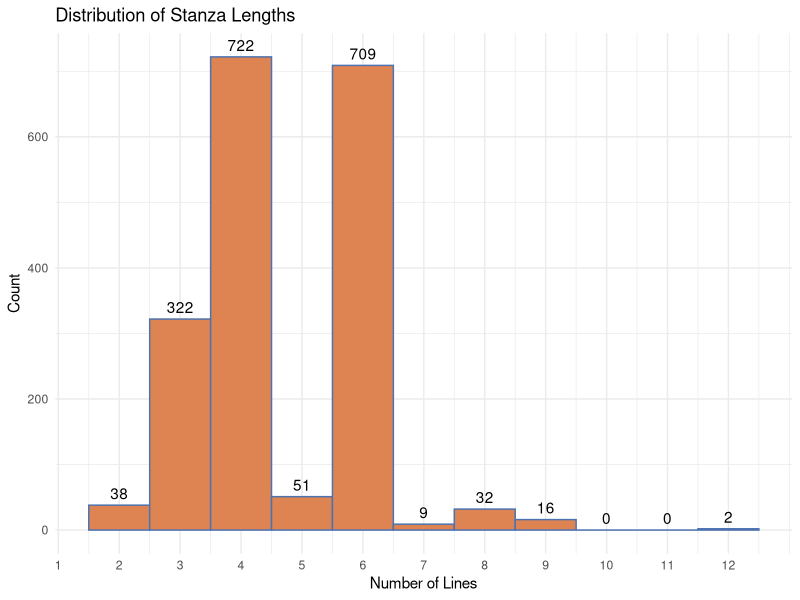

The R script that drew this image:
# Statistical Data Science
# Seminar 2-3

# Install necessary packages ----
# (Uncomment the next two lines if the packages are not already installed)
# install.packages('tidyverse')
# install.packages('writexl')

# Load necessary libraries ----
library(tidyverse)
library(writexl)

# Load the data ----
ballads_corpus <- read_csv2("ballads_corpus_Khmelnytsky region.csv")

# Data Processing ----
# Identify non-empty lines as TRUE and empty lines as FALSE
ballads_corpus <- ballads_corpus %>%
  mutate(is_empty = is.na(Text) | Text == "")

# Identify stanzas by detecting two consecutive non-empty lines
ballads_corpus <- ballads_corpus %>%
  mutate(stanza_num = cumsum(is_empty & !lag(is_empty, default = FALSE) & !lead(is_empty, default = FALSE)))

# Export the processed data to Excel ----
write_xlsx(ballads_corpus, "figure_1a.xlsx")

# Group rows by stanza number and count the number of lines in each stanza ----
stanza_lengths <- ballads_corpus %>%
  filter(!is_empty) %>% # Remove empty rows
  group_by(stanza_num) %>%
  summarise(num_lines = n()) %>%  # Count the number of lines per stanza
  ungroup()

# Export stanza lengths to Excel ----
write_xlsx(stanza_lengths, "figure_1b.xlsx")

# Visualization ----
# Visualize the distribution of stanza lengths
ggplot(stanza_lengths, aes(x = num_lines)) +
  geom_histogram(binwidth = 1, color = "#4c72b0", fill = "#dd8452") +
  labs(title = "Distribution of Stanza Lengths", x = "Number of Lines", y = "Count") +
  scale_x_continuous(breaks = 1:max(stanza_lengths$num_lines)) +
  stat_bin(aes(label = ..count..), binwidth = 1, geom = "text", vjust = -0.5) +
  theme_minimal()  # Apply a minimal theme for cleaner visualization

# New Homework Task ----
# Task: Analyze the stanza structure of a different corpus from a neighboring region.
# 1. Create and load your own dataset of folk songs "your_own_corpus.csv" into R.
# 2. Apply the same steps as in this seminar to identify stanza numbers and calculate stanza lengths.
# 3. Visualize the stanza length distribution and compare it to the Khmelnytsky region corpus.
# 4. Write a short report discussing any similarities or differences you observe between the two datasets.
